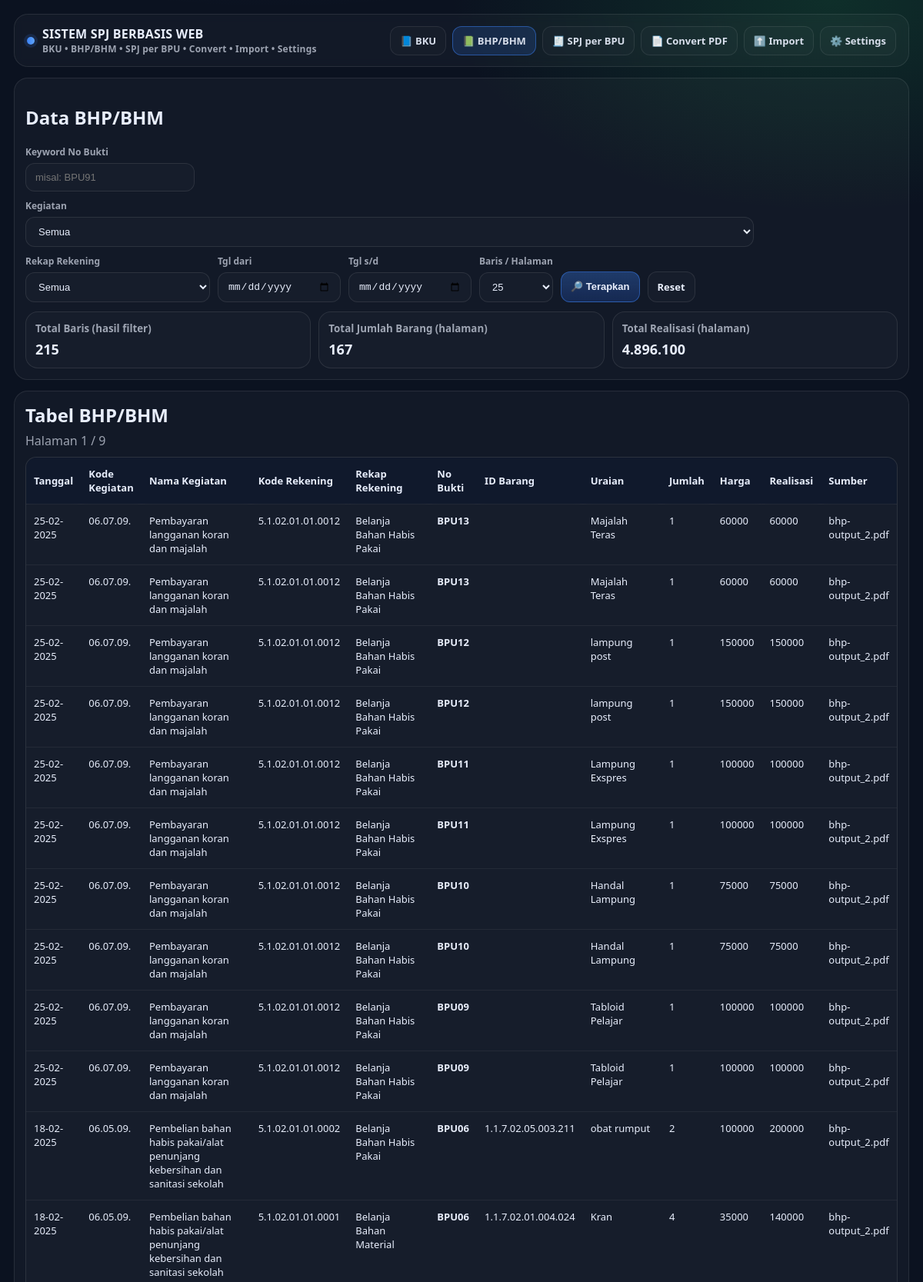
Screenshot of /bhp (upper part) with the database file from the repository.
### tables this page shows
CREATE TABLE "bhp_bhm" (
"Tanggal" TEXT,
  "Kode Kegiatan" TEXT,
  "Kode Rekening" TEXT,
  "No Bukti" TEXT,
  "ID Barang" TEXT,
  "Uraian" TEXT,
  "Jumlah Barang" INTEGER,
  "Harga Satuan" INTEGER,
  "Realisasi" INTEGER,
  "Sumber Data" TEXT
);

CREATE TABLE "master_kegiatan" (
"nama_kegiatan" TEXT,
  "kode_kegiatan" TEXT
);

CREATE TABLE "master_rekening" (
"kode_rekening_belanja" TEXT,
  "nama_rekening_belanja" TEXT,
  "rekap_rekening_belanja" TEXT
);

### arkas/routes.py (the view)
@bp.route("/bhp", methods=["GET"])
def page_bhp():
    kegiatan_list, rekap_list = get_filter_options()
    page, per_page = get_paging_args()
    filters = {
        "keyword": request.values.get("keyword", "").strip(),
        "kegiatan": request.values.get("kegiatan", "__ALL__"),
        "rekap": request.values.get("rekap", "__ALL__"),
        "tgl_from": request.values.get("tgl_from", "").strip(),
        "tgl_to": request.values.get("tgl_to", "").strip(),
    }
    df, summary, pagination = ambil_data_bhp(filters, page, per_page)
    return render_template(
        "bhp.html",
        data=df.to_dict(orient="records"),
        filters=filters,
        kegiatan_list=kegiatan_list,
        rekap_list=rekap_list,
        summary=summary,
        pagination=pagination,
    )

### arkas/db.py (called while the page is built)
def get_conn():
    return sqlite3.connect(DB_PATH, check_same_thread=False)

### arkas/queries.py (called while the page is built)
def get_filter_options():
    conn = get_conn()
    try:
        keg = pd.read_sql(
            """
            SELECT DISTINCT nama_kegiatan
            FROM master_kegiatan
            WHERE nama_kegiatan IS NOT NULL AND TRIM(nama_kegiatan) <> ''
            ORDER BY nama_kegiatan
            """,
            conn,
        )
        rek = pd.read_sql(
            """
            SELECT DISTINCT rekap_rekening_belanja
            FROM master_rekening
            WHERE rekap_rekening_belanja IS NOT NULL AND TRIM(rekap_rekening_belanja) <> ''
            ORDER BY rekap_rekening_belanja
            """,
            conn,
        )
        kegiatan_list = keg["nama_kegiatan"].dropna().tolist() if not keg.empty else []
        rekap_list = rek["rekap_rekening_belanja"].dropna().tolist() if not rek.empty else []
        return kegiatan_list, rekap_list
    finally:
        conn.close()

def get_paging_args(default_per_page: int = 25):
    page_raw = request.values.get("page", "1")
    pp_raw = request.values.get("per_page", str(default_per_page))
    try:
        page = int(page_raw)
        if page < 1:
            page = 1
    except Exception:
        page = 1
    try:
        per_page = int(pp_raw)
        if per_page not in (25, 50, 100, 200):
            per_page = default_per_page
    except Exception:
        per_page = default_per_page
    return page, per_page

def make_pagination(total_rows: int, page: int, per_page: int):
    total_pages = max(1, int(math.ceil(total_rows / float(per_page)))) if per_page else 1
    if page > total_pages:
        page = total_pages
    return {
        "page": page,
        "per_page": per_page,
        "total_rows": int(total_rows),
        "total_pages": int(total_pages),
        "has_prev": page > 1,
        "has_next": page < total_pages,
        "prev_page": page - 1 if page > 1 else 1,
        "next_page": page + 1 if page < total_pages else total_pages,
    }

### templates/bhp.html (shortened to what this page needs)
{% extends "_layout.html" %}
{% set title = "BHP/BHM" %}
{% block content %}
<div class="card">
  <h2>Data BHP/BHM</h2>
  <form method="GET" style="margin-top:14px;">
    <div class="row">
      <div class="field" style="min-width:220px;">
        <label>Keyword No Bukti</label>
        <input type="text" name="keyword" placeholder="misal: BPU91" value="{{ filters.keyword }}">
      </div>
      <div class="field" style="min-width:300px;">
        <label>Kegiatan</label>
        <select name="kegiatan">
          <option value="__ALL__">Semua</option>
        </select>
      </div>
      <div class="field" style="min-width:240px;">
        <label>Rekap Rekening</label>
        <select name="rekap">
          <option value="__ALL__">Semua</option>
        </select>
      </div>
      <div class="field" style="min-width:160px;">
        <label>Tgl dari</label>
        <input type="date" name="tgl_from" value="{{ filters.tgl_from }}">
      </div>
      <div class="field" style="min-width:160px;">
        <label>Tgl s/d</label>
        <input type="date" name="tgl_to" value="{{ filters.tgl_to }}">
      </div>
      <div class="field">
        <label>Baris / Halaman</label>
        <select name="per_page">
          {% for n in [25,50,100,200] %}
            <option value="{{ n }}" {% if pagination.per_page == n %}selected{% endif %}>{{ n }}</option>
          {% endfor %}
        </select>
      </div>
      <button class="btn" type="submit">🔎 Terapkan</button>
      <a class="btn secondary" href="/bhp">Reset</a>
    </div>
  </form>
  <div class="kpi">
    <div class="box"><small>Total Baris (hasil filter)</small><b>{{ summary.rows }}</b></div>
    <div class="box"><small>Total Jumlah Barang (halaman)</small><b>{{ "{:,.0f}".format(summary.total_jumlah_barang).replace(",", ".") }}</b></div>
    <div class="box"><small>Total Realisasi (halaman)</small><b>{{ "{:,.0f}".format(summary.total_realisasi).replace(",", ".") }}</b></div>
  </div>
</div>
<div class="card">
  <h2 style="margin:0;">Tabel BHP/BHM</h2>
  <p class="muted" style="margin:6px 0 0 0;">Halaman {{ pagination.page }} / {{ pagination.total_pages }}</p>
  <div class="tablewrap" style="margin-top:10px;">
    <table>
      <thead>
        <tr>
          <th>Tanggal</th><th>Kode Kegiatan</th><th>Nama Kegiatan</th><th>Kode Rekening</th><th>Rekap Rekening</th>
          <th>No Bukti</th><th>ID Barang</th><th>Uraian</th><th>Jumlah</th><th>Harga</th><th>Realisasi</th><th>Sumber</th>
        </tr>
      </thead>
      <tbody>
        {% for row in data %}
        <tr>
          <td>{{ row["Tanggal"] }}</td>
          <td>{{ row["Kode Kegiatan"] }}</td>
          <td>{{ row["NamaKegiatan"] }}</td>
          <td>{{ row["Kode Rekening"] }}</td>
          <td>{{ row["RekapRekening"] }}</td>
          <td><b>{{ row["No Bukti"] }}</b></td>
          <td>{{ row["ID Barang"] }}</td>
          <td>{{ row["Uraian"] }}</td>
          <td>{{ row["Jumlah Barang"] }}</td>
          <td>{{ row["Harga Satuan"] }}</td>
          <td>{{ row["Realisasi"] }}</td>
          <td>{{ row["Sumber Data"] }}</td>
        </tr>
        {% endfor %}
      </tbody>
    </table>
  </div>
  {% set args = request.args.to_dict() %}
  {% set cur = pagination.page %}
  {% set total = pagination.total_pages %}
</div>
{% endblock %}

### static/style.css (style rules this page uses)
:root { --bg:#0b1220; --card:#0f1a2d; --line:rgba(255,255,255,.09); --text:#e8eefc; --muted:rgba(232,238,252,.65); --primary:#3b82f6; --danger:#ef4444; --ok:#22c55e; }
* { box-sizing:border-box }
body { margin:0; font-family: ui-sans-serif, system-ui, -apple-system, Segoe UI, Roboto, Arial; background: radial-gradient(1200px 600px at 30% -10%, rgba(59,130,246,.22), transparent 60%), radial-gradient(900px 500px at 90% 0%, rgba(34,197,94,.16), transparent 55%), var(--bg); color:var(--text); }
a { color:inherit; text-decoration:none }
.muted { color:var(--muted) }
.card { margin-top:14px; border:1px solid var(--line); border-radius:18px; padding:14px; background: rgba(255,255,255,.03); }
.row { display:flex; gap:10px; align-items:end; flex-wrap:wrap }
.field { display:flex; flex-direction:column; gap:6px }
label { font-size:12px; color:var(--muted); font-weight:700 }
input, select, textarea { padding:10px 12px; border-radius:12px; border:1px solid var(--line); background: rgba(255,255,255,.02); color: var(--text); outline: none; font-size:13px; }
select option { color:#111 }
.btn { padding:10px 12px; border-radius:12px; border:1px solid rgba(59,130,246,.5); background: linear-gradient(180deg, rgba(59,130,246,.32), rgba(37,99,235,.22)); color: var(--text); font-weight:800; font-size:13px; cursor:pointer; display:inline-flex; gap:8px; align-items:center; height:40px; }
.btn.secondary { border:1px solid var(--line); background: rgba(255,255,255,.02); }
.kpi { display:grid; grid-template-columns: repeat(3, minmax(0, 1fr)); gap:10px; margin-top:12px; }
.box { border:1px solid var(--line); border-radius:16px; padding:12px; background: rgba(255,255,255,.02); }
.box small { display:block; color:var(--muted); font-weight:700 }
.box b { display:block; font-size:18px; margin-top:6px }
.tablewrap { width:100%; overflow:auto; border-radius:14px; border:1px solid var(--line); background: rgba(255,255,255,.02); }
table { width:100%; border-collapse:collapse; min-width: 980px; }
thead th { text-align:left; font-size:13px; padding:12px 10px; border-bottom:1px solid var(--line); position:sticky; top:0; background: rgba(16, 26, 45, .95); backdrop-filter: blur(6px); z-index: 1; }
tbody td { font-size:13px; padding:12px 10px; border-bottom:1px solid rgba(255,255,255,.06); vertical-align:top; }

### rows the page displays
bhp_bhm: Tanggal "25-02-2025", Kode Kegiatan "06.07.09.", NamaKegiatan "Pembayaran langganan koran dan majalah", Kode Rekening "5.1.02.01.01.0012", RekapRekening "Belanja Bahan Habis Pakai", No Bukti "BPU13", Uraian "Majalah Teras", Jumlah Barang "1", Harga Satuan "60000", Realisasi "60000", Sumber Data "bhp-output_2.pdf"
bhp_bhm: Tanggal "25-02-2025", Kode Kegiatan "06.07.09.", NamaKegiatan "Pembayaran langganan koran dan majalah", Kode Rekening "5.1.02.01.01.0012", RekapRekening "Belanja Bahan Habis Pakai", No Bukti "BPU13", Uraian "Majalah Teras", Jumlah Barang "1", Harga Satuan "60000", Realisasi "60000", Sumber Data "bhp-output_2.pdf"
bhp_bhm: Tanggal "25-02-2025", Kode Kegiatan "06.07.09.", NamaKegiatan "Pembayaran langganan koran dan majalah", Kode Rekening "5.1.02.01.01.0012", RekapRekening "Belanja Bahan Habis Pakai", No Bukti "BPU12", Uraian "lampung post", Jumlah Barang "1", Harga Satuan "150000", Realisasi "150000", Sumber Data "bhp-output_2.pdf"
bhp_bhm: Tanggal "25-02-2025", Kode Kegiatan "06.07.09.", NamaKegiatan "Pembayaran langganan koran dan majalah", Kode Rekening "5.1.02.01.01.0012", RekapRekening "Belanja Bahan Habis Pakai", No Bukti "BPU12", Uraian "lampung post", Jumlah Barang "1", Harga Satuan "150000", Realisasi "150000", Sumber Data "bhp-output_2.pdf"
bhp_bhm: Tanggal "25-02-2025", Kode Kegiatan "06.07.09.", NamaKegiatan "Pembayaran langganan koran dan majalah", Kode Rekening "5.1.02.01.01.0012", RekapRekening "Belanja Bahan Habis Pakai", No Bukti "BPU11", Uraian "Lampung Exspres", Jumlah Barang "1", Harga Satuan "100000", Realisasi "100000", Sumber Data "bhp-output_2.pdf"
bhp_bhm: Tanggal "25-02-2025", Kode Kegiatan "06.07.09.", NamaKegiatan "Pembayaran langganan koran dan majalah", Kode Rekening "5.1.02.01.01.0012", RekapRekening "Belanja Bahan Habis Pakai", No Bukti "BPU11", Uraian "Lampung Exspres", Jumlah Barang "1", Harga Satuan "100000", Realisasi "100000", Sumber Data "bhp-output_2.pdf"
bhp_bhm: Tanggal "25-02-2025", Kode Kegiatan "06.07.09.", NamaKegiatan "Pembayaran langganan koran dan majalah", Kode Rekening "5.1.02.01.01.0012", RekapRekening "Belanja Bahan Habis Pakai", No Bukti "BPU10", Uraian "Handal Lampung", Jumlah Barang "1", Harga Satuan "75000", Realisasi "75000", Sumber Data "bhp-output_2.pdf"
bhp_bhm: Tanggal "25-02-2025", Kode Kegiatan "06.07.09.", NamaKegiatan "Pembayaran langganan koran dan majalah", Kode Rekening "5.1.02.01.01.0012", RekapRekening "Belanja Bahan Habis Pakai", No Bukti "BPU10", Uraian "Handal Lampung", Jumlah Barang "1", Harga Satuan "75000", Realisasi "75000", Sumber Data "bhp-output_2.pdf"
bhp_bhm: Tanggal "25-02-2025", Kode Kegiatan "06.07.09.", NamaKegiatan "Pembayaran langganan koran dan majalah", Kode Rekening "5.1.02.01.01.0012", RekapRekening "Belanja Bahan Habis Pakai", No Bukti "BPU09", Uraian "Tabloid Pelajar", Jumlah Barang "1", Harga Satuan "100000", Realisasi "100000", Sumber Data "bhp-output_2.pdf"
bhp_bhm: Tanggal "25-02-2025", Kode Kegiatan "06.07.09.", NamaKegiatan "Pembayaran langganan koran dan majalah", Kode Rekening "5.1.02.01.01.0012", RekapRekening "Belanja Bahan Habis Pakai", No Bukti "BPU09", Uraian "Tabloid Pelajar", Jumlah Barang "1", Harga Satuan "100000", Realisasi "100000", Sumber Data "bhp-output_2.pdf"
bhp_bhm: Tanggal "18-02-2025", Kode Kegiatan "06.05.09.", NamaKegiatan "Pembelian bahan habis pakai/alat penunjang kebersihan dan sanitasi sekolah", Kode Rekening "5.1.02.01.01.0002", RekapRekening "Belanja Bahan Habis Pakai", No Bukti "BPU06", ID Barang "1.1.7.02.05.003.211", Uraian "obat rumput", Jumlah Barang "2", Harga Satuan "100000", Realisasi "200000", Sumber Data "bhp-output_2.pdf"
bhp_bhm: Tanggal "18-02-2025", Kode Kegiatan "06.05.09.", NamaKegiatan "Pembelian bahan habis pakai/alat penunjang kebersihan dan sanitasi sekolah", Kode Rekening "5.1.02.01.01.0001", RekapRekening "Belanja Bahan Material", No Bukti "BPU06", ID Barang "1.1.7.02.01.004.024", Uraian "Kran", Jumlah Barang "4", Harga Satuan "35000", Realisasi "140000", Sumber Data "bhp-output_2.pdf"

### other values shown
{{ summary.rows }} "215"
{{ "{:,.0f}".format(summary.total_jumlah_barang).replace(",", ".") }} "167"
{{ "{:,.0f}".format(summary.total_realisasi).replace(",", ".") }} "4.896.100"
{{ pagination.page }} "1"
{{ pagination.total_pages }} "9"
form field per_page "25"
